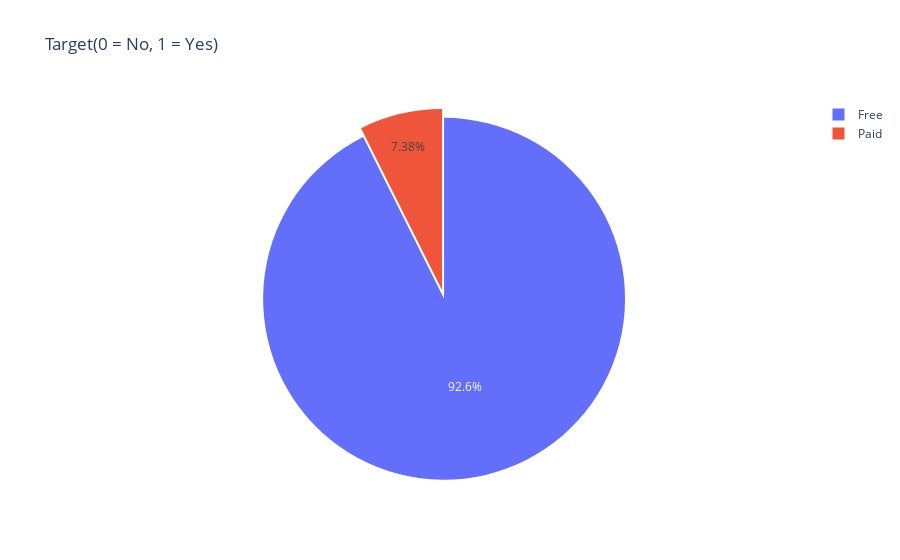

Notebook cell for this chart:
### Code cell
import plotly
import plotly.graph_objs as go
from plotly.offline import init_notebook_mode, iplot
init_notebook_mode(connected=True)
col = "Type"
grouped = data[col].value_counts().reset_index()
grouped = grouped.rename(columns = {col : "count", "index" : col})

## plot
trace = go.Pie(labels=grouped[col], values=grouped['count'], pull=[0.05, 0])
layout = {'title': 'Target(0 = No, 1 = Yes)'}
fig = go.Figure(data = [trace], layout = layout)
iplot(fig)

### Figure 1 — Plotly figure (JSON) as saved in the notebook; plotly's stock layout.template omitted (floating-point values rounded to 4 significant figures)
{"data": [{"labels": ["Free", "Paid"], "pull": [0.05, 0], "type": "pie", "values": [10040, 800]}], "layout": {"title": {"text": "Target(0 = No, 1 = Yes)"}}}
